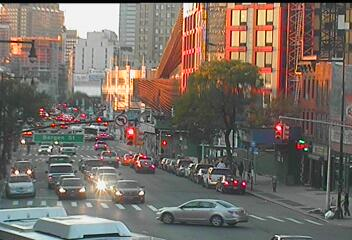
#> input picture src/car/testdata/cam493_im0068.jpg, 352 x 240 px
$ python maskedDilation.py --in_image_path ../../car/testdata/cam493_im0068.jpg
#> lines starting #> are read from the running program, lines starting #| are printed output that depends on the picture
#> further down, img is the input picture: shape (240, 352, 3); mean B, G, R 100.2, 108.6, 119.4
import logging
import argparse
import numpy as np
import cv2

def _div0( a, b ):
  ''' Ignore / 0, div0( [-1, 0, 1], 0 ) -> [0, 0, 0] '''
  with np.errstate(divide='ignore', invalid='ignore'):
    c = np.true_divide( a, b )
    c[ ~ np.isfinite( c )] = 0  # -inf inf NaN
  return c


def maskedDilation(img, kernel):
  ''' Zero neighbours of a pixel do not count in the result for that pixel. '''

  # Remember the type for output.
  dtype = img.dtype

  mask = (img > 0).astype(float)
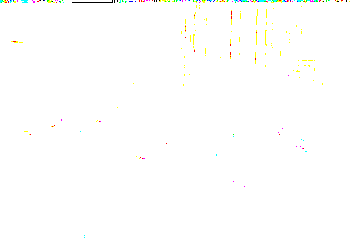
#> mask: shape (240, 352, 3) float64; mean B, G, R 0.994, 0.998, 0.997
  img = img.astype(float)

  assert len(kernel.shape) == 2, kernel.shape
  img = cv2.filter2D(img, -1, kernel)
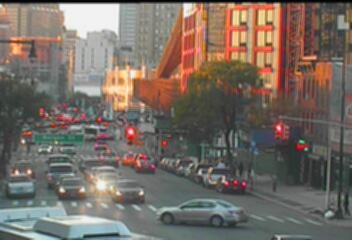
#> img: shape (240, 352, 3) float64; mean B, G, R 901.9, 977.4, 1074.2; drawn with min black and max white
  mask = cv2.filter2D(mask, -1, kernel)
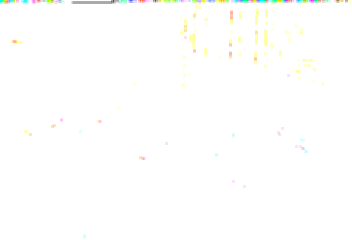
#> mask: shape (240, 352, 3) float64; mean B, G, R 8.94, 8.98, 8.97; drawn with min black and max white

  return _div0(img, mask).astype(dtype)
#> in _div0, `c = np.true_divide( a, b )`: c: shape (240, 352, 3) float64; 0.01% of the values are NaN or infinite; the others: min 1, max 255, mean 109.6
#> in _div0, `c[ ~ np.isfinite( c )] = 0`:
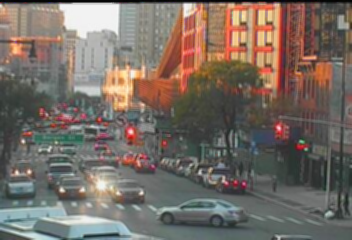
#> c: shape (240, 352, 3) float64; mean B, G, R 100.6, 108.7, 119.5


if __name__ == "__main__":

  parser = argparse.ArgumentParser()
  parser.add_argument('--in_image_path', required=True)
  parser.add_argument('--out_image_path')
  parser.add_argument('--kernel_size', type=int, default=3)
  parser.add_argument('--logging', type=int, default=20, choices=[10,20,30,40])
  args = parser.parse_args()

  logging.basicConfig(level=args.logging, format='%(levelname)s: %(message)s')

  img = cv2.imread(args.in_image_path, -1)
  assert img is not None, args.in_image_path

  kernel = np.ones((args.kernel_size, args.kernel_size), dtype=float)
  out_img = maskedDilation(img, kernel)
  assert img.shape == out_img.shape, (img.shape, out_image.shape)

  if args.out_image_path:
    cv2.imwrite(args.out_image_path, out_img)

$ run again, on src/car/testdata/002-detections.png
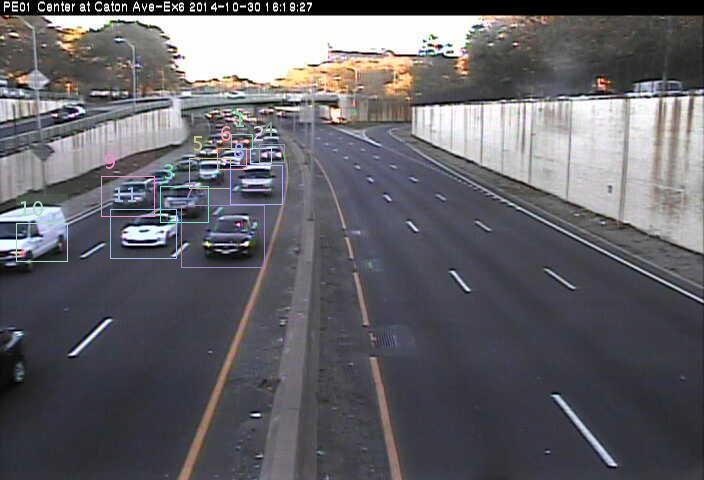
#> input picture src/car/testdata/002-detections.png, 704 x 480 px
#> img is the input picture: shape (480, 704, 3); mean B, G, R 103.7, 98.3, 99.5
#> in maskedDilation, `mask = (img > 0).astype(float)`:
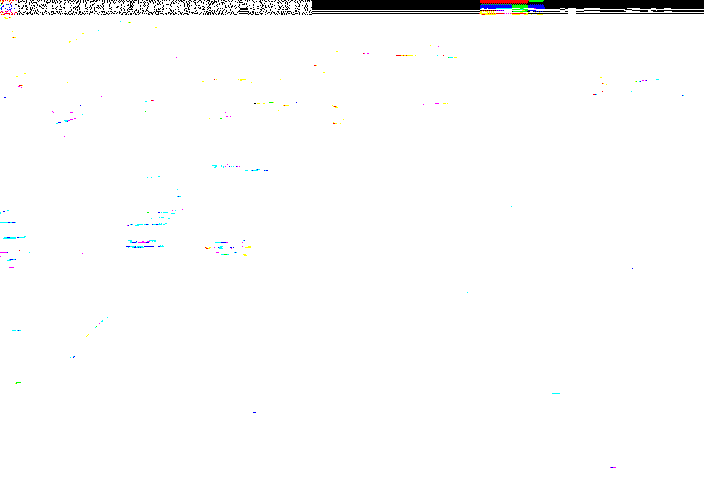
#> mask: shape (480, 704, 3) float64; mean B, G, R 0.983, 0.983, 0.983
#> in maskedDilation, `img = cv2.filter2D(img, -1, kernel)`:
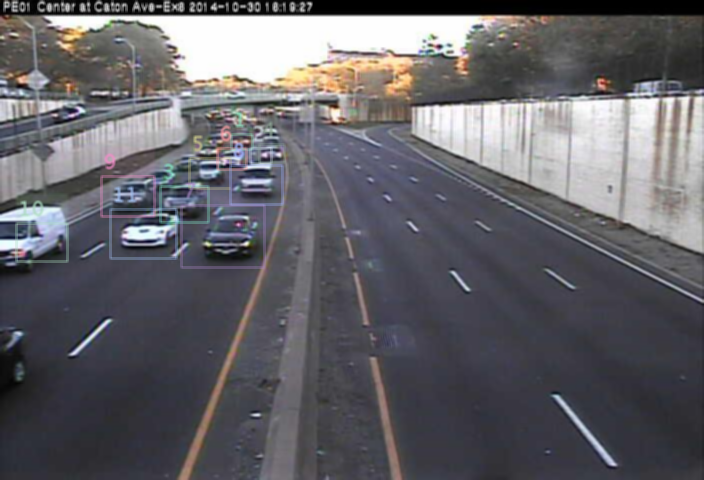
#> img: shape (480, 704, 3) float64; mean B, G, R 933, 884.5, 895.8; drawn with min black and max white
